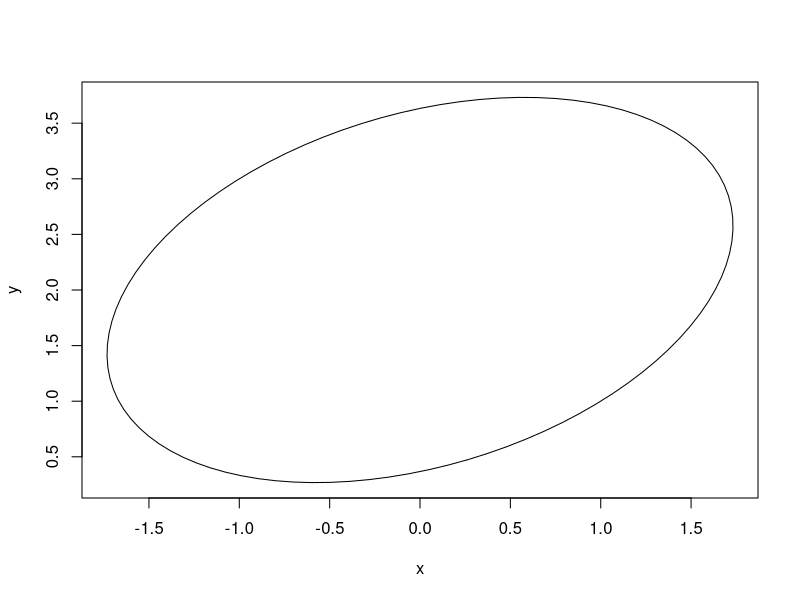

Write R code to recreate this figure.
## ---- chunk 1
knitr::opts_chunk$set(echo = TRUE, eval = TRUE, comment = "#>")
## ---- chunk 2
mu.X <- c(0,2)
Sigma.X <- matrix(c(3,1,1,3), ncol = 2)
A <- matrix(c(1/sqrt(2), 1/sqrt(2), -1/sqrt(2), 1/sqrt(2)), ncol = 2)

mu.Y <- A %*% mu.X
mu.Y

Sigma.Y <- A %*% Sigma.X %*% t(A)
Sigma.Y  

# Yes, the coordinates of Y are independent, since Y is normally distributed 
# and the coordinates are uncorrelated.
## ---- chunk 3

sigma=matrix(c(3,1,1,3),ncol=2)
mu_x <- 0
mu_y <- 2
eigen(sigma)


lam1 <- eigen(sigma)$values[1]
lam2 <- eigen(sigma)$values[2]
v1 <- c(eigen(sigma)$vector[1,])
v2 <- c(eigen(sigma)$vector[2,])

theta <- atan((lam1-3)/1)
theta


f = function(t){
    return ((sqrt(lam1)*cos(theta)*cos(t)-sqrt(lam2)*sin(theta)*sin(t))+mu_x)
}

g = function(t){
    return (sqrt(lam1)*sin(theta)*cos(t)+sqrt(lam2)*cos(theta)*sin(t)+mu_y)
}

t <- seq(0, 2*pi, length.out=100)
x <- rbind(lapply(t, f))
y <- rbind(lapply(t, g))

x1=(v1/length(v1)*sqrt(lam1))[1]
x2 =(v1/length(v1)*sqrt(lam1))[2]


plot(x, y, type='l')


